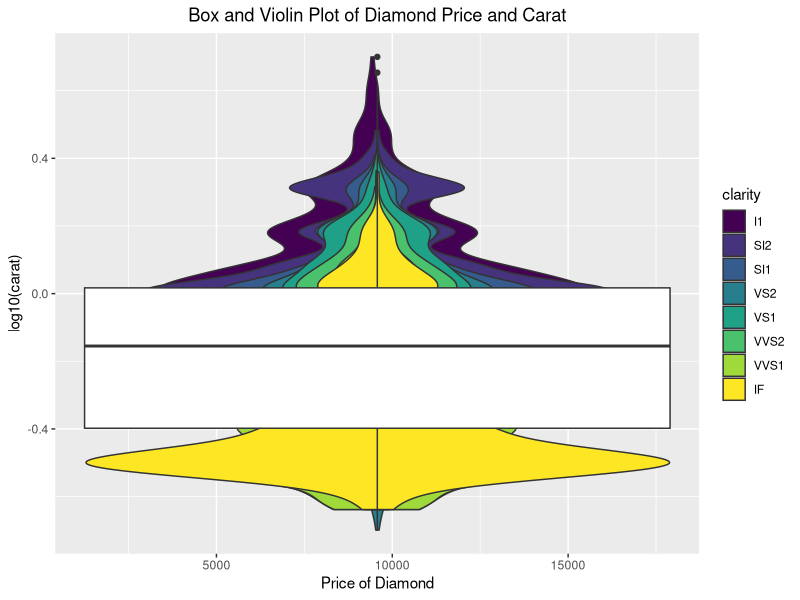
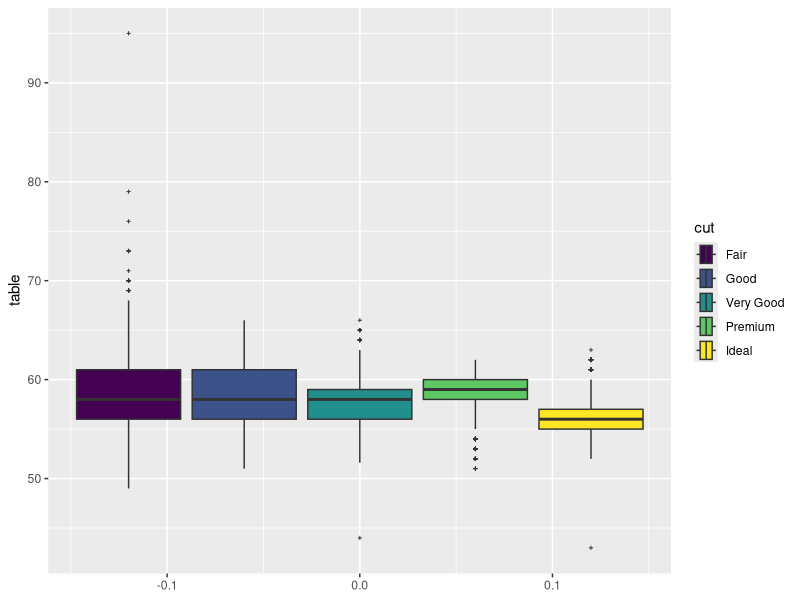

R code for these plots, in order: (Note: this script raises an error after producing the figures.)
# --------------------------------------------------#
#               Week 04--Day07                      #
#            Boxplot and Violin Plot Review         #
#              Bivariate Categorical Data           #
#              (Stacked/Grouped Bargraph,           #
#                 Add numbers on graph)             #
#---------------------------------------------------#

#==============================================#
#       Part 4: Boxplots, Violin Plot Review   #
#      (Fundamentals of dataVis: Chapter 7)    #
#==============================================#
library(tidyverse)

### (4.3) Boxplots ###
## (3) Options: scale, color, fill, shape and size of 
#      outlier, orientation, etc
## Make a boxplot for variable table in diamonds dataset

ggplot() +
  geom_violin(aes(x=price, y=log10(carat), fill=clarity),data=diamonds) +
  geom_boxplot(aes(x=price, y=log10(carat)), width=0.3, data = diamonds) + 
  labs(x="Price of Diamond") + 
  ggtitle("Box and Violin Plot of Diamond Price and Carat") +
  theme(plot.title = element_text(hjust = 0.5))


ggplot() +
  geom_boxplot(aes(x=table, fill=cut), width=0.3, outlier.size=0.5, outlier.shape = 3, data = diamonds) + 
  coord_flip()



### (4.4) Violin Plots ###
## Make a violin for variable table in diamond dataset
## (1) Violin plot
ggplot() +
  geom_violin(aes(x=table,y=cut, fill=cut), width=0.3, data = diamonds) + 

## (2) Combine violins with boxplots 
ggplot() +
  geom_boxplot(aes(x=table,y=cut, fill=cut), width=0.3, outlier.size=0.5, outlier.shape = 3, data = diamonds) + 
  geom_violin(aes(x=table,y=cut, fill=cut), width=0.3, data = diamonds) + 
  coord_flip()



### (4.5) Summary ### 
# Summarize the types of plots, the number of variables involved, etc, 
# by yourselves. 

# Data Type     # of variables:        Type of graph to use:
# Categorical          1                bargraph
# Numerical            1                histogram/boxplot/density/voilin
# 1 Categorical
# and 1 numerical      2                  


#=================================================#
# Part 5: Displays for Bivariate Categorical Data #
#       (Fundamentals of datavis: Chapter 6)      #
#=================================================#
## Explore the data
head(diamonds)
str(diamonds)
## Select two categorical variables
cc_summary <- data.frame(table(diamonds$clarity, diamonds$cut))
cc_summary
colnames(cc_summary) <- c("clarity", "cut", "freq")
head(cc_summary)


### (5.1) Stacked bargraphs ###
## Show breakdown of a second categorical variable within each bar.

## (1) Height represents frequency
## a. Original data
ggplot()+
  geom_bar(aes(x=cut),data=diamonds)

ggplot() +
  geom_bar(aes(x=cut, fill=clarity),stat="count", position = "stack", data=diamonds)




## b. Summarized data

ggplot() +
  geom_bar(aes(x=cut, y=freq, fill=clarity),stat="identity", position = "stack", data=cc_summary)


## Any problems? 

class(cc_summary$clarity)
class(diamonds$clarity)
diamonds$clarity
cc_summary$clarity <- ordered(cc_summary$clarity, levels=c("I1", "SI2", "SI1", "VS2", "VS1", "VVS2", "VVS1", "IF"))

# If not very sure, you can first assign it to an R object x, then replace the 
# clarity variable in data cc_summary

ggplot() +
  geom_bar(aes(x=cut, y=freq, fill=clarity),stat="identity", position = "stack", data=cc_summary)


## (2) Proportionally Stacked-Bargraph
## a. Original data
## copy the stack case above and change the "stack" to "fill"
ggplot() +
  geom_bar(aes(x=cut, y=freq, fill=clarity),stat="identity", position = "fill", data=cc_summary)



## calculate the proportion (clarity.cut/ cut) for each value of cut,
## and to do that it uses the count statistic,
## but the actual value represented by the cumulative height of
## the different color bars is not a count.

## b. Summarized data
ggplot() +
  geom_bar(aes(x=cut, fill=clarity),stat="count", position = "fill", data=diamonds)

ggplot() +
  geom_bar(aes(x=cut,y=freq, fill=clarity),stat="identity", position = "fill", data=cc_summary)


## c. Similar idea can be applied to 
##    Multiple histograms with proportional representation

ggplot()+
  geom_histogram(aes(x=carat, y=..density..),binwidth=.1, data=diamonds)+
  facet_grid(cut ~ .)


#..density.. is a special variable in ggplot, can also try ..count..


### (5.2) Grouped bargraphs (similar to faceting) ###
## set position="dodge".
ggplot()+
  geom_bar(aes(x=cut, fill=clarity), 
           stat="count",position ="dodge",
           data=diamonds)
## you may also omit the stat="count"
## "dodge" display the graph side by side.




## Similar information via facet_grid
ggplot()+
  geom_bar(aes(x=clarity, fill=clarity), 
           data=diamonds, color="black") + 
  facet_grid(cut~., scale="free_y")

## "free_y" means that each row of facets can set its y-axis 
## independent of the other rows. 


### (5.3) Add numbers on top of graphs ###
## (1) Bargraph
## Start with the following
ggplot()+
  geom_bar(aes(x=cut),data=diamonds)


ggplot()+
  geom_bar(aes(x=cut),data=diamonds) +
  geom_text(aes(x=cut, label=..count..), data=diamonds, stat="count",vjust=-1)


# in class:
ggplot()+
  geom_bar(aes(x=cut,y=freq, fill=clarity), 
           stat="identity",position ="dodge",
           data=cc_summary)


# label: the value you want to display, can be ..count.., can be ..density..
# vjust: adjust where to put the numbers. 
# https://www.gl-li.com/2017/08/18/place-text-at-right-location/




## (2) Stacked bargraph


## adjust the display of the numbers




#position=: change the positions of where you want to put the number.
#size: how large the number is
## Similar idea for the proportionally stacked-bargraph 
# https://stackoverflow.com/questions/44724580/add-percentage-labels-to-a-stacked-barplot

## (3) Histogram
?stat_bin

ggplot(aes(x=price),data=diamonds)+
  geom_histogram()
  


#geom: The geometric object to use display the data. e.g. "bar","point","line"
#stat_bin: bin data, something related with what information you want to display, etc


## not happy with the display, maybe too many bins?




## move the number to other locations? maybe in the middle of the bars?
## also take a look at the x-axis, the numbers do not match with the bins.


## boundary=0: indicates you want to display the histogram beginning from 0.

## closed="right" or "left": specifies if a number occurs on the boundary, e.g. 3000,
##                           will it be put in the left bar, or the right bar. 
##                           right:(0,3000]   left:[0,3000)
## #scale_x_continuous(breaks=seq(min(diamonds$price),max(diamonds$price),3000))

## Refer to https://ggplot2.tidyverse.org/reference/geom_histogram.html



##color mark it by another variable


